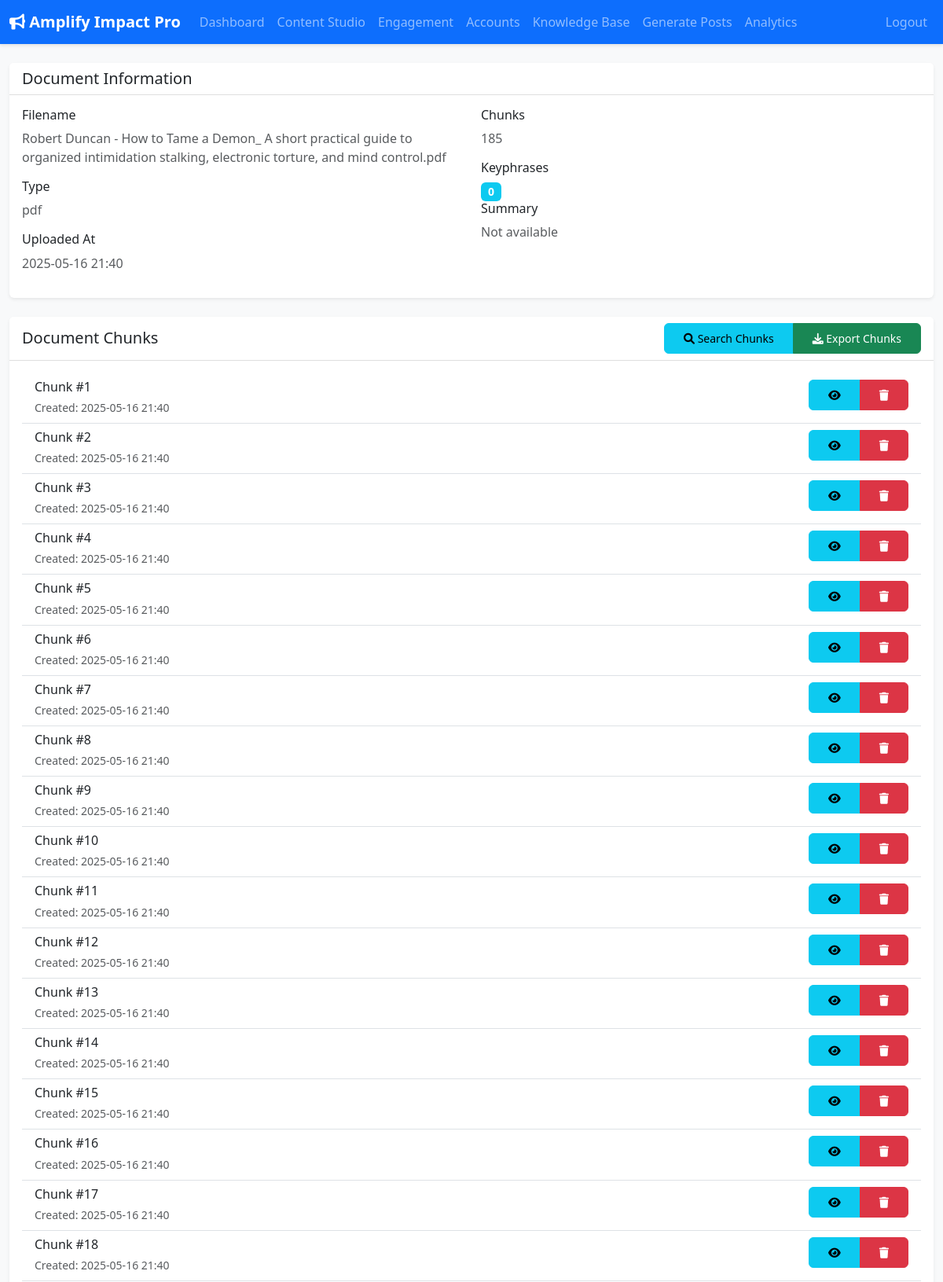
Page /knowledge-base/documents/6 (signed in, upper part) on the committed database.
### app/models.py (models this page shows, shortened)
class KnowledgeDocument(db.Model):
    id = db.Column(db.Integer, primary_key=True)
    portal_user_id = db.Column(db.Integer, db.ForeignKey('portal_user.id'), nullable=False)
    filename = db.Column(db.String(255), nullable=False)
    original_filename = db.Column(db.String(255))
    file_type = db.Column(db.String(10))
    status = db.Column(db.String(50), default="uploaded")
    processed_at = db.Column(db.DateTime)
    uploaded_at = db.Column(db.DateTime, default=lambda: datetime.now(timezone.utc))
    portal_user = db.relationship('PortalUser', backref=db.backref('knowledge_documents', lazy=True))
    chunks = db.relationship('KnowledgeChunk', backref='document', lazy='dynamic', cascade="all, delete-orphan")

class KnowledgeChunk(db.Model):
    id = db.Column(db.Integer, primary_key=True)
    document_id = db.Column(db.Integer, db.ForeignKey('knowledge_document.id'), nullable=False)
    chunk_text = db.Column(db.Text, nullable=False)
    faiss_index_id = db.Column(db.Integer, index=True, nullable=True)
    created_at = db.Column(db.DateTime, default=lambda: datetime.now(timezone.utc))

### app/routes/knowledge_base.py (the view)
@kb_bp.route('/documents/<int:document_id>')
@login_required
def view_document(document_id):
    document = KnowledgeDocument.query.get_or_404(document_id)
    if document.portal_user_id != current_user.id:
        flash('Unauthorized access to document.', 'danger')
        return redirect(url_for('kb_bp.manage_knowledge_base'))
    chunks = KnowledgeChunk.query.filter_by(document_id=document_id)\
        .order_by(KnowledgeChunk.id.asc())\
        .all()
    return render_template(
        'knowledge_base/view.html',
        document=document,
        chunks=chunks,
        title=f"{document.original_filename} - Document"
    )

### app/models.py (called while the page is built)
@login_manager.user_loader
def load_user(id):
    return db.session.get(PortalUser, int(id))

### app/templates/knowledge_base/view.html (shortened to what this page needs)
{% extends "base.html" %}
{% block content %}
<div class="row">
    <div class="col-12 mb-4">
        <div class="card">
            <div class="card-header">
                <h5 class="card-title mb-0">Document Information</h5>
            </div>
            <div class="card-body">
                <div class="row">
                    <div class="col-md-6">
                        <h6>Filename</h6>
                        <p class="text-muted">{{ document.original_filename }}</p>
                        <h6>Type</h6>
                        <p class="text-muted">{{ document.file_type }}</p>
                        <h6>Uploaded At</h6>
                        <p class="text-muted">{{ document.uploaded_at.strftime('%Y-%m-%d %H:%M') }}</p>
                    </div>
                    <div class="col-md-6">
                        <h6>Chunks</h6>
                        <p class="text-muted">{{ document.chunks.count() }}</p>
                        <h6>Keyphrases</h6>
                        <div class="badge bg-info me-1" style="font-size: 0.875rem;">
                            {{ document.keyphrases|length }}
                        </div>
                        <h6>Summary</h6>
                        <p class="text-muted">{{ document.summary if document.summary else 'Not available' }}</p>
                    </div>
                </div>
            </div>
        </div>
    </div>
    <div class="col-12">
        <div class="card">
            <div class="card-header d-flex justify-content-between align-items-center">
                <h5 class="card-title mb-0">Document Chunks</h5>
                <div class="btn-group">
                    <button type="button" class="btn btn-sm btn-info" id="search-chunks">
                        <i class="fas fa-search"></i> Search Chunks
                    </button>
                    <button type="button" class="btn btn-sm btn-success" id="export-chunks">
                        <i class="fas fa-download"></i> Export Chunks
                    </button>
                </div>
            </div>
            <div class="card-body">
                <div class="list-group list-group-flush">
                    {% for chunk in chunks %}
                    <div class="list-group-item">
                        <div class="d-flex justify-content-between align-items-start">
                            <div>
                                <h6 class="mb-1">Chunk #{{ loop.index }}</h6>
                                <small class="text-muted">
                                    Created: {{ chunk.created_at.strftime('%Y-%m-%d %H:%M') }}
                                </small>
                            </div>
                            <div class="btn-group">
                                <button type="button" class="btn btn-sm btn-info"
                                        data-bs-toggle="modal"
                                        data-bs-target="#viewChunkModal"
                                        data-chunk-id="{{ chunk.id }}">
                                    <i class="fas fa-eye"></i>
                                </button>
                                <button type="button" class="btn btn-sm btn-danger"
                                        data-bs-toggle="modal"
                                        data-bs-target="#deleteChunkModal"
                                        data-chunk-id="{{ chunk.id }}">
                                    <i class="fas fa-trash"></i>
                                </button>
                            </div>
                        </div>
                    </div>
                    {% endfor %}
                </div>
            </div>
        </div>
    </div>
</div>
{% endblock %}

### app/static/css/style.css (style rules this page uses)
body { background-color: #f8f9fa; }
.card { border: none; box-shadow: 0 0.125rem 0.25rem rgba(0,0,0,0.075); }
.card-header { background-color: #fff; border-bottom: 1px solid rgba(0,0,0,0.125); }
.btn { padding: 0.5rem 1.5rem; border-radius: 0.375rem; }
.list-group-item { border-left: none; border-right: none; }
.badge { font-size: 0.875rem; padding: 0.35em 0.65em; }

### rows in the picture
KnowledgeDocument: original_filename "Robert Duncan - How to Tame a Demon_ A short practical guide to organized intimidation stalking, electronic torture, and mind control.pdf", file_type "pdf", uploaded_at "2025-05-16 21:40"
KnowledgeChunk: created_at "2025-05-16 21:40"
KnowledgeChunk: created_at "2025-05-16 21:40"
KnowledgeChunk: created_at "2025-05-16 21:40"
KnowledgeChunk: created_at "2025-05-16 21:40"
KnowledgeChunk: created_at "2025-05-16 21:40"
KnowledgeChunk: created_at "2025-05-16 21:40"
KnowledgeChunk: created_at "2025-05-16 21:40"
KnowledgeChunk: created_at "2025-05-16 21:40"
KnowledgeChunk: created_at "2025-05-16 21:40"
KnowledgeChunk: created_at "2025-05-16 21:40"
KnowledgeChunk: created_at "2025-05-16 21:40"
KnowledgeChunk: created_at "2025-05-16 21:40"
KnowledgeChunk: created_at "2025-05-16 21:40"
KnowledgeChunk: created_at "2025-05-16 21:40"
KnowledgeChunk: created_at "2025-05-16 21:40"
KnowledgeChunk: created_at "2025-05-16 21:40"
KnowledgeChunk: created_at "2025-05-16 21:40"
KnowledgeChunk: created_at "2025-05-16 21:40"

### other values in the picture
{{ document.chunks.count() }} "185"
{{ document.keyphrases|length }} "0"
{{ document.summary if document.summary else 'Not available' }} "Not available"
